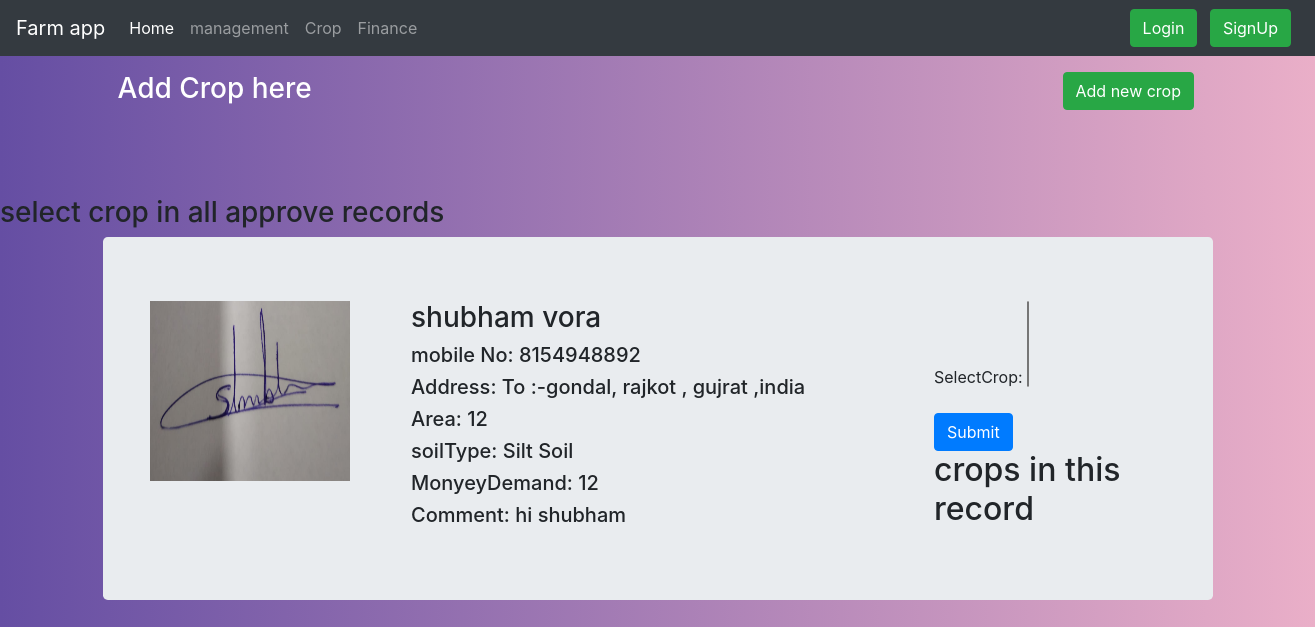
The page /management/crop/ on the database as committed earlier.
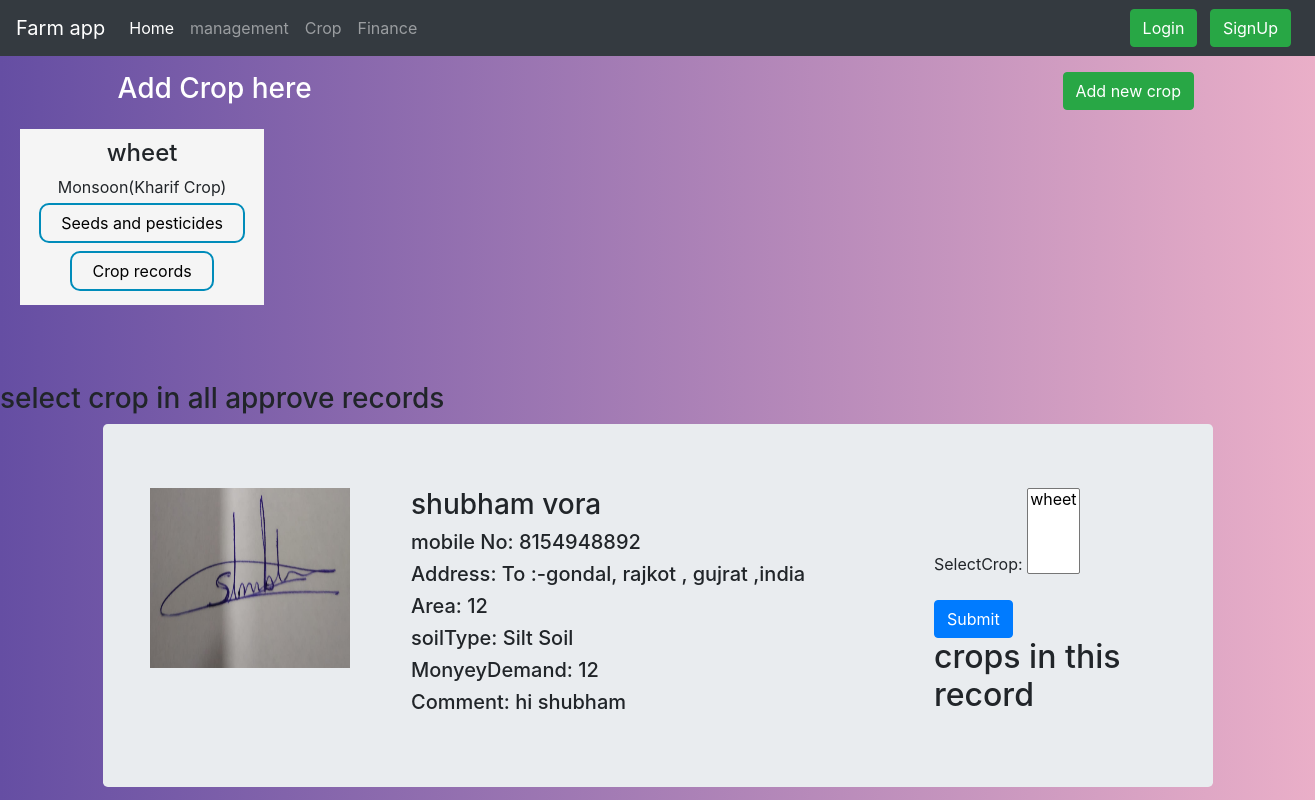
The same page on the database as committed later.
### user/models.py (models this page shows, shortened)
class UserRecord(models.Model):
    sandySoil = "Sandy soil"
    siltSoil = "Silt Soil"
    claySoil = "Clay Soil"
    loamySoil = "Loamy Soil"
    SOIL_CHOICES = (
        (sandySoil, "Sandy Soil"),
        (siltSoil, "Silt Soil"),
        (claySoil, "Clay Soil"),
        (loamySoil, "Loamy Soil"),
    )
    approved="approved"
    pending="pending"
    rejected="rejected"
    Approvement=((approved,"approved"),
    (pending,"pending"),
    (rejected,"rejected"),)
    recordId = models.AutoField(primary_key=True)
    user = models.ForeignKey(User, on_delete=models.CASCADE)
    name = models.CharField(max_length=30, blank=False, null=False)
    mobileNo = models.CharField(max_length=10, blank=False, null=False)
    farmaddress = models.CharField(max_length=150, blank=False, null=False)
    farmArea = models.IntegerField(default=0)
    soilType = models.CharField(max_length=11, choices=SOIL_CHOICES, default=siltSoil)
    moneyDemand = models.IntegerField(default=0)
    farmImage = models.ImageField(upload_to='user/farm/', default="")
    extraComment = models.TextField()
    status=models.CharField(max_length=11, choices=Approvement, default=pending)
    selectCrop = models.ManyToManyField(crop,blank=True)
    timestamp = models.DateTimeField(default=now)

### management/models.py (models this page shows)
class crop(models.Model):
    monsoon = "Monsoon(Kharif Crop)"
    winter = "Winter(Rabi Crop)"
    summer ="Summer(Zaid Crop)"
    SEASON_CHOICES = (
        (monsoon, "Monsoon(Kharif Crop)"),
        (winter, "Winter(Rabi Crop)"),
        (summer, "Summer(Zaid Crop)"),
    )
    food = "FoodCrop(Grains)"
    fruits = "Fruits"
    veg = "Vegetables"
    NonFood = "Non FoodCrop"
    TYPE_CHOICES = (
        (food, "FoodCrop(Grains)"),
        (fruits, "Fruits"),
        (veg, "Vegetables"),
        (NonFood, "Non FoodCrop"),
    )
    crop_id=models.AutoField(primary_key=True)
    cropName=models.CharField(max_length=30, blank=False, null=False)
    cropType = models.CharField(max_length=40, choices=TYPE_CHOICES, default=food)
    totalStorage=models.IntegerField(default=0)
    cropSeason = models.CharField(max_length=40, choices=SEASON_CHOICES, default=monsoon)
    def __str__(self):
        return self.cropName

### management/views.py (the view, shortened to what this page needs)
# urls.py: path("crop/",views.cropRecord,name='CropDepartment'),
def cropRecord(request):
    crp=[]
    if request.POST.get("AddNewCrop"):
        form = CropForm(request.POST)
        if form.is_valid():
            form.save()
            messages.info(request, 'You have added new record successfully.')
            return redirect('/management/crop/')
    else:
        form = CropForm()
        addCropToRecordForm=addCropToRecord()
    cropRecord = crop.objects.all()
    recordsApproved = UserRecord.objects.filter(status="approved").order_by('timestamp')
    recordsApprovedLength=UserRecord.objects.filter(status="approved").order_by('timestamp').count()
    length=0
    for recordNum in recordsApproved:
        if length>=recordsApprovedLength :
            break
        else:
            ToHandle = UserRecord.objects.filter(status="approved").order_by('timestamp')[length]
            crp.append(ToHandle.selectCrop.all())
            length+=1
    l=2
    dict = {'form': form,'addCrop':addCropToRecordForm,'cropRecord':cropRecord,'recordsApproved':recordsApproved,'crp':crp,'mylist' :zip(recordsApproved, crp)}
    return render(request, 'management/crop.html', dict)

### management/forms.py
class CropForm(forms.ModelForm):
    class Meta:
        model = crop
        fields = ('cropName','cropType','cropSeason','totalStorage',)

class addCropToRecord(forms.ModelForm):
    class Meta:
        model = UserRecord
        fields = ('selectCrop',)

### management/templates/management/crop.html (shortened to what this page needs)
{% extends "management/base.html" %}
{% block body %}
<div class="container mt-3">
  <div class="rowHead">
    <div class="col-9 mr-auto">
      <h3 class="h3Crop" >Add Crop here</h3>
    </div>
    <div class="col-3 ml-auto">
<button type="button" class="btn btn-success mr-2 " data-toggle="modal" data-target="#RecordModal">
Add new crop
</button>
    </div>
  </div>
</div>
<div class="containerCrop">
  <div class="rowCrop">
      {% for x in cropRecord %}
      <div class="colCrop">
          <center><b><h4>{{x.cropName}}</h4></b>{{x.cropSeason}}
          <a href="{{x.crop_id}}"> <button id="{{x.crop_id}}" class="buttonReadMore buttonReadMore2">Seeds and pesticides</button></a>
          <a href="{{x.crop_id}}"> <button id="{{x.crop_id}}" class="buttonReadMore buttonReadMore2">Crop records</button></a></center>
      </div>
      {% endfor %}
  </div>
</div>
<br><br><br>
<h3>select crop in all approve records</h3>
{% for recordsApproved,l in mylist%}
    <main role="main" class="container">
      <div class="jumbotron">
        <div class="container">
  <div class="row">
    <div class="col-3">
      <img src="/media/{{recordsApproved.farmImage}}" width="200px" height="180px"  alt="">
    </div>
    <div class="col-6">
        <h3>{{recordsApproved.name}}</h3>
        <h5>mobile No: {{recordsApproved.mobileNo}}</h5>
        <h5>Address: {{recordsApproved.farmaddress}}</h5>
        <h5>Area: {{recordsApproved.farmArea}}</h5>
        <h5>soilType: {{recordsApproved.soilType}}</h5>
        <h5>MonyeyDemand: {{recordsApproved.moneyDemand}}</h5>
        <h5>Comment: {{recordsApproved.extraComment}}</h5>
            </div>
            <div class="col-3">
        <form action= "/management/crop/" method='post' >
        {{ addCrop.as_p }}
        <button type="submit" name="AddCropToRecord" value="{{recordsApproved.recordId}}" class="btn btn-primary">Submit</button>
        </form>
        <h2>crops in this record</h2>
            </div>
          </div>
        </div>
      </div>
    </main>
    {% endfor %}
{% endblock %}

Rows that differ between the two databases and show on the page:
added crop: cropName "wheet", cropSeason "Monsoon(Kharif Crop)"
shown differently, row unchanged: UserRecord "shubham vora": selectCrop (not shown) → "wheet"
